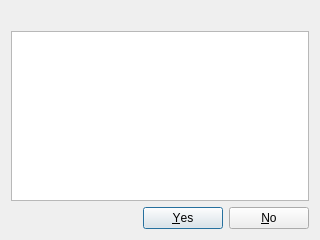
<?xml version="1.0" encoding="UTF-8"?>
<ui version="4.0">
 <class>AcceptDialog</class>
 <widget class="QDialog" name="AcceptDialog">
  <property name="geometry">
   <rect>
    <x>0</x>
    <y>0</y>
    <width>320</width>
    <height>240</height>
   </rect>
  </property>
  <property name="windowTitle">
   <string>Accept</string>
  </property>
  <layout class="QVBoxLayout" name="verticalLayout">
   <item>
    <widget class="QLabel" name="acceptLabel">
     <property name="text">
      <string/>
     </property>
     <property name="alignment">
      <set>Qt::AlignLeading|Qt::AlignLeft|Qt::AlignTop</set>
     </property>
     <property name="wordWrap">
      <bool>true</bool>
     </property>
    </widget>
   </item>
   <item>
    <widget class="QListWidget" name="items"/>
   </item>
   <item>
    <widget class="QDialogButtonBox" name="buttonBox">
     <property name="standardButtons">
      <set>QDialogButtonBox::No|QDialogButtonBox::Yes</set>
     </property>
    </widget>
   </item>
  </layout>
 </widget>
 <resources/>
 <connections/>
</ui>
